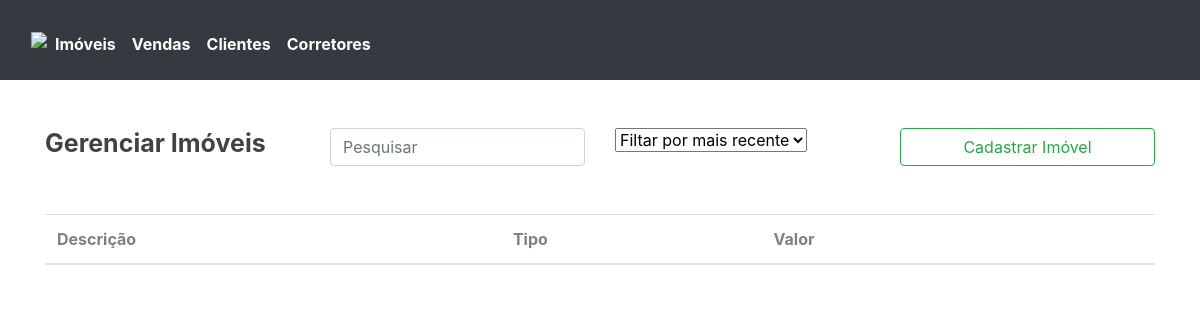
The page /imoveis/ on the database as committed earlier.
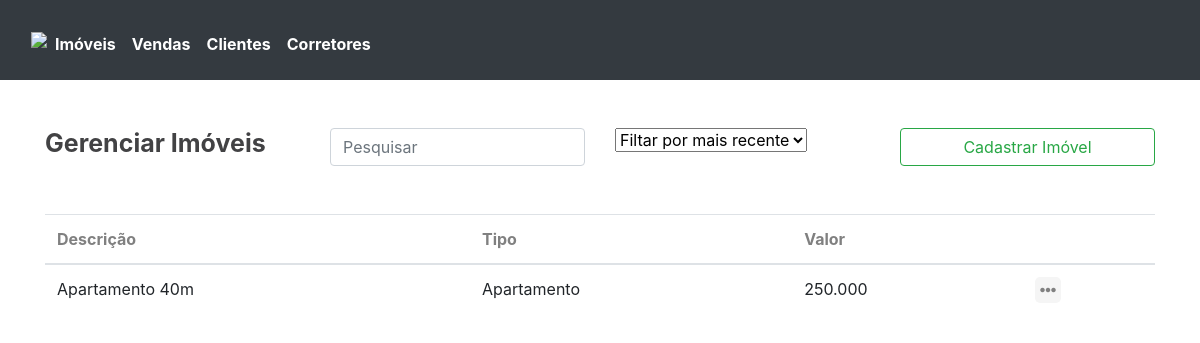
The same page on the database as committed later.
### core/models.py (models this page shows, shortened)
class Imovel(models.Model):
    tipo = models.CharField(max_length=255)
    valor = models.CharField(max_length=255)
    endereco = models.CharField(max_length=255)
    comissao = models.IntegerField(default=5)
    descricao = models.CharField(max_length=255)
    informacoes = models.TextField(blank=True,null=True)
    class Meta:
        db_table = 'imovel'

### core/views.py (the view)
# urls.py: path('imoveis/',views.lista_imoveis),
def lista_imoveis(request):
    lista_de_imoveis = Imovel.objects.all()
    dados = {"imoveis":lista_de_imoveis}
    return render(request,'imoveis.html',dados)

### templates/imoveis.html (shortened to what this page needs)
{% extends "estrutura.html" %}
    {% block content %}
    <main class="pt-5">
        <div class="container">
            <div class=" row">
                <div class="col-md-3">
                    <h1>Gerenciar Imóveis</h1>
                </div>
                <div class="col-md-3">
                    <input type="text" placeholder="Pesquisar" class="form-control">
                </div>
                <div class="col-3">
                    <select class="form-select" aria-label="Default select example">
                        <option selected>Filtar por mais recente</option>
                    </select>
                </div>
                <div class="col-3">
                    <button type="button" class="btn btn-outline-success btn-block">Cadastrar Imóvel</button>
                </div>
            </div>
        </div>
        <div class="container pt-5">
            <table class="table">
                <thead>
                    <tr>
                        <th scope="col">Descrição</th>
                        <th scope="col">Tipo</th>
                        <th scope="col">Valor</th>
                        <th scope="col"></th>
                    </tr>
                </thead>
                <tbody>
                {% for imovel in imoveis %}
                    <tr>
                        <td>{{imovel.descricao}}</td>
                        <td>{{imovel.tipo}}</td>
                        <td>{{imovel.valor}}</td>
                        <td>
                            <i class="fas fa-ellipsis-h" style="background-color:whitesmoke;padding:5px;
                            border-radius:5px;color:grey"></i>
                        </td>
                    </tr>
                {% endfor %}
                </tbody>
            </table>
        </div>
    </main>
    {% endblock %}

### templates/estrutura.html (shortened to what this page needs)
<!DOCTYPE html>
<html lang="pt-br">
<head>
    <link rel="stylesheet" href="https://pro.fontawesome.com/releases/v5.10.0/css/all.css"/>
    <link rel="stylesheet" href="https://cdn.jsdelivr.net/npm/bootstrap@4.6.0/dist/css/bootstrap.min.css"
>
</head>
<body>
{% include "header.html" %}
{% block content %} {% endblock %}
</body>
</html>

### templates/header.html (shortened to what this page needs)
<header class="bg-dark">
            <div class="container row text-center">
                <div class="col-12">
                    <nav class="navbar navbar-expand-lg navbar-light  pt-3 pb-3">
                      <img src="http://strategibrasil.com.br/wp-content/uploads/2021/01/logo_grupo_strategi.svg"
                      class="img-fluid">
                      <div class="collapse navbar-collapse" id="navbarSupportedContent">
                        <ul class="navbar-nav mr-auto pt-2">
                          <li class="nav-item active">
                            <a class="nav-link" href="/imoveis/" style="color:white;font-weight:bold">Imóveis <span class="sr-only">(current)</span></a>
                          </li>
                          <li class="nav-item">
                            <a class="nav-link" href="/vendas/" style="color:white;font-weight:bold">Vendas</a>
                          </li>
                          <li class="nav-item">
                            <a class="nav-link" href="/clientes/" style="color:white;font-weight:bold">Clientes</a>
                          </li>
                          <li class="nav-item">
                            <a class="nav-link" href="/corretores/" style="color:white;font-weight:bold">Corretores</a>
                          </li>
                        </ul>
                      </div>
                    </nav>
                </div>
            </div>
    </header>

### templates/estrutura.html (style rules this page uses)
h1 { font-size: 25px; font-weight: bold; color:#424244 }
th { color:grey }

Rows that differ between the two databases and show on the page:
added Imovel: descricao "Apartamento 40m", tipo "Apartamento", valor "250.000"
